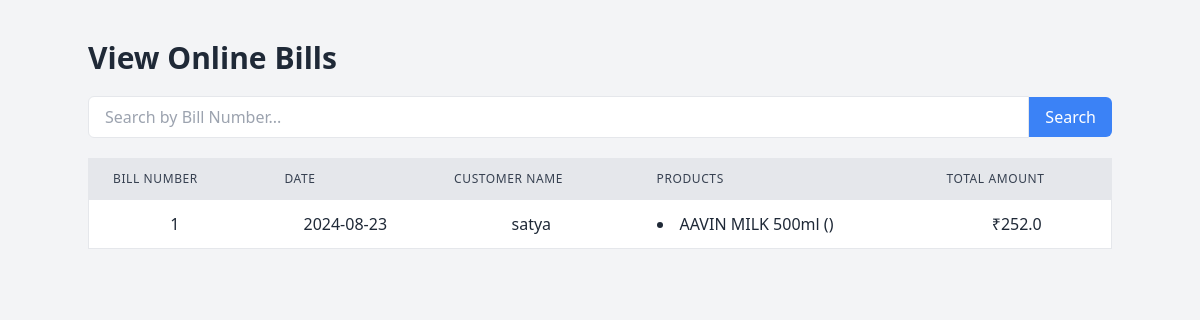
Page /search_online_bill?bill_no=1 (signed in) on the committed database.
### models.py (models this page shows, shortened)
class TransactionRecord(db.Model):
    id = db.Column(db.Integer, primary_key=True)
    bill_no = db.Column(db.Integer, unique=True, nullable=False)
    date = db.Column(db.Date, nullable=False, default=datetime.utcnow)
    total_price = db.Column(db.Float, nullable=False)
    billing_mode = db.Column(db.String(10), nullable=False)  # New field to store 'online' or 'offline'
    organisation_id = db.Column(db.Integer, db.ForeignKey('organisation.id'), nullable=False)
    customer_id = db.Column(db.Integer, db.ForeignKey('customer.id'), nullable=True)  # Allow null if no customer info
    items = db.relationship('TransactionItem', backref='transaction', lazy=True)
    customer = db.relationship('Customer', backref='transaction_records')

class Customer(db.Model):
    id = db.Column(db.Integer, primary_key=True)
    name = db.Column(db.String(100), nullable=False)
    phone = db.Column(db.String(50), nullable=False)
    city = db.Column(db.String(100))
    district = db.Column(db.String(100))
    state = db.Column(db.String(100))
    pincode = db.Column(db.String(10))
    email = db.Column(db.String(120))
    flat_no = db.Column(db.String(50))  # New field
    street = db.Column(db.String(150))  # New field
    organisation_id = db.Column(db.Integer, db.ForeignKey('organisation.id'), nullable=False)

class TransactionItem(db.Model):
    id = db.Column(db.Integer, primary_key=True)
    transaction_id = db.Column(db.Integer, db.ForeignKey('transaction_record.id'), nullable=False)
    product_id = db.Column(db.Integer, db.ForeignKey('product.id'), nullable=False)
    quantity = db.Column(db.Integer, nullable=False)
    total_price = db.Column(db.Float, nullable=False)

class Product(db.Model):
    id = db.Column(db.Integer, primary_key=True)
    name = db.Column(db.String(100), nullable=False)
    SKU = db.Column(db.String(50), nullable=False)
    net_price = db.Column(db.Float, nullable=False)
    selling_price = db.Column(db.Float, nullable=False)
    quantity = db.Column(db.Integer, nullable=False)
    seller = db.Column(db.String(100), nullable=False)
    organisation_id = db.Column(db.Integer, db.ForeignKey('organisation.id'), nullable=False)
    category_id = db.Column(db.Integer, db.ForeignKey('product_category.id'), nullable=True)  # Allow null if category not mandatory
    inventory = db.relationship('Inventory', backref='product', lazy=True)

### blueprints/billing.py (the view)
@billing_bp.route('/search_online_bill', methods=['GET'])
def search_online_bill():
    try:
        organisation_id = session.get('organisation_id')
        if not organisation_id:
            flash('User is not logged in!', 'danger')
            return redirect(url_for('auth.login'))
        bill_no = request.args.get('bill_no', '').strip()
        if not bill_no:
            flash('Please enter a bill number to search.', 'warning')
            return redirect(url_for('billing.view_online_bills'))
        bills = TransactionRecord.query.filter_by(organisation_id=organisation_id, bill_no=bill_no, billing_mode='online').all()
        if not bills:
            flash(f'No bills found for Bill Number: {bill_no}', 'danger')
            return redirect(url_for('billing.view_online_bills'))
        customers = {customer.id: customer for customer in Customer.query.all()}
        bill_items = db.session.query(
            TransactionItem,
            Product.name.label('product_name'),
            Product.SKU.label('product_sku')
        ).join(Product, TransactionItem.product_id == Product.id).all()
        bill_items_dict = {}
        for item in bill_items:
            if item.TransactionItem.transaction_id not in bill_items_dict:
                bill_items_dict[item.TransactionItem.transaction_id] = []
            bill_items_dict[item.TransactionItem.transaction_id].append(item)
        return render_template('view_online_bills.html', bills=bills, customers=customers, bill_items_dict=bill_items_dict)
    except Exception as e:
        flash(f"Error: {str(e)}", 'danger')
        return redirect(url_for('billing.view_online_bills'))

### templates/view_online_bills.html (shortened to what this page needs)
<!DOCTYPE html>
<html lang="en">
<head>
    <link href="https://cdn.jsdelivr.net/npm/tailwindcss@2.2.19/dist/tailwind.min.css" rel="stylesheet">
</head>
<body class="bg-gray-100 text-gray-800">
    <div class="container mx-auto mt-10">
        <h1 class="text-3xl font-bold mb-5">View Online Bills</h1>
        <form action="{{ url_for('billing.search_online_bill') }}" method="GET" class="mb-5">
            <div class="flex items-center">
                <input
                    type="text"
                    name="bill_no"
                    placeholder="Search by Bill Number..."
                    class="w-full px-4 py-2 border rounded-l-md focus:outline-none focus:ring-2 focus:ring-blue-500"
                    required
                >
                <button
                    type="submit"
                    class="bg-blue-500 text-white px-4 py-2 rounded-r-md hover:bg-blue-600">
                    Search
                </button>
            </div>
        </form>
        <div class="overflow-x-auto">
            <table class="min-w-full bg-white border border-gray-200">
                <thead>
                    <tr class="bg-gray-200">
                        <th class="py-3 px-6 text-left text-xs font-medium text-gray-700 uppercase tracking-wider border-b">Bill Number</th>
                        <th class="py-3 px-6 text-left text-xs font-medium text-gray-700 uppercase tracking-wider border-b">Date</th>
                        <th class="py-3 px-6 text-left text-xs font-medium text-gray-700 uppercase tracking-wider border-b">Customer Name</th>
                        <th class="py-3 px-6 text-left text-xs font-medium text-gray-700 uppercase tracking-wider border-b">Products</th>
                        <th class="py-3 px-6 text-left text-xs font-medium text-gray-700 uppercase tracking-wider border-b">Total Amount</th>
                    </tr>
                </thead>
                <tbody>
                    {% for bill in bills %}
                    <tr class="hover:bg-gray-100">
                        <td class="py-3 px-6 text-center border-b">{{ bill.bill_no }}</td>
                        <td class="py-3 px-6 text-center border-b">{{ bill.date }}</td>
                        <td class="py-3 px-6 text-center border-b">
                            {% if customers[bill.customer_id] %}
                                {{ customers[bill.customer_id].name }}
                            {% else %}
                                Unknown Customer
                            {% endif %}
                        </td>
                        <td class="py-3 px-6 text-left border-b">
                            <ul class="list-disc list-inside">
                                {% for item in bill_items_dict[bill.id] %}
                                <li>{{ item.product_name }} ({{ item.quantity }})</li>
                                {% endfor %}
                            </ul>
                        </td>
                        <td class="py-3 px-6 text-center border-b">₹{{ bill.total_price }}</td>
                    </tr>
                    {% endfor %}
                </tbody>
            </table>
        </div>
    </div>
</body>
</html>

### rows in the picture
TransactionRecord: bill_no "1", date "2024-08-23", total_price "252.0"
Customer: name "satya"
TransactionItem: product_name "AAVIN MILK 500ml"
